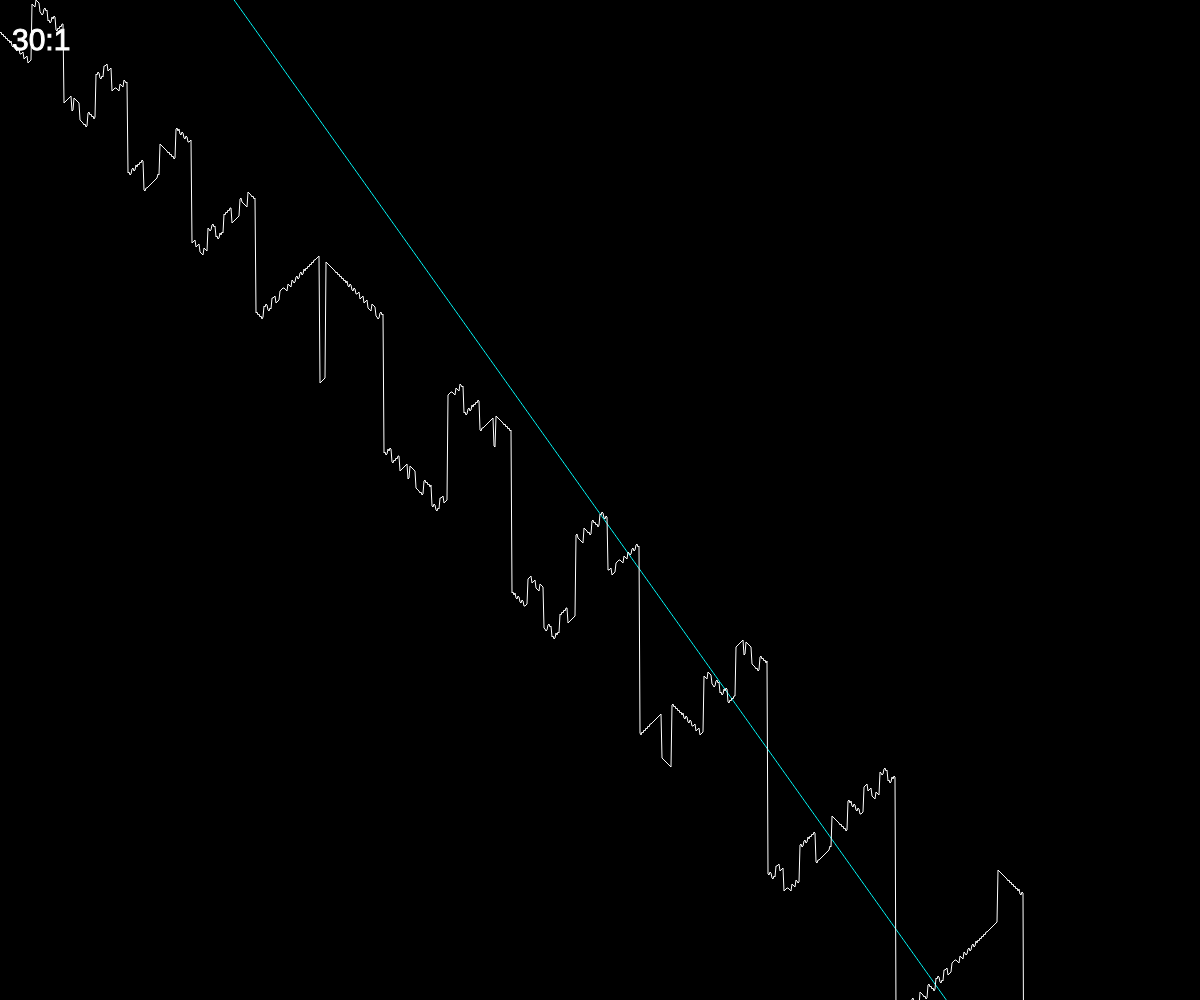
Frame 1 (no input)
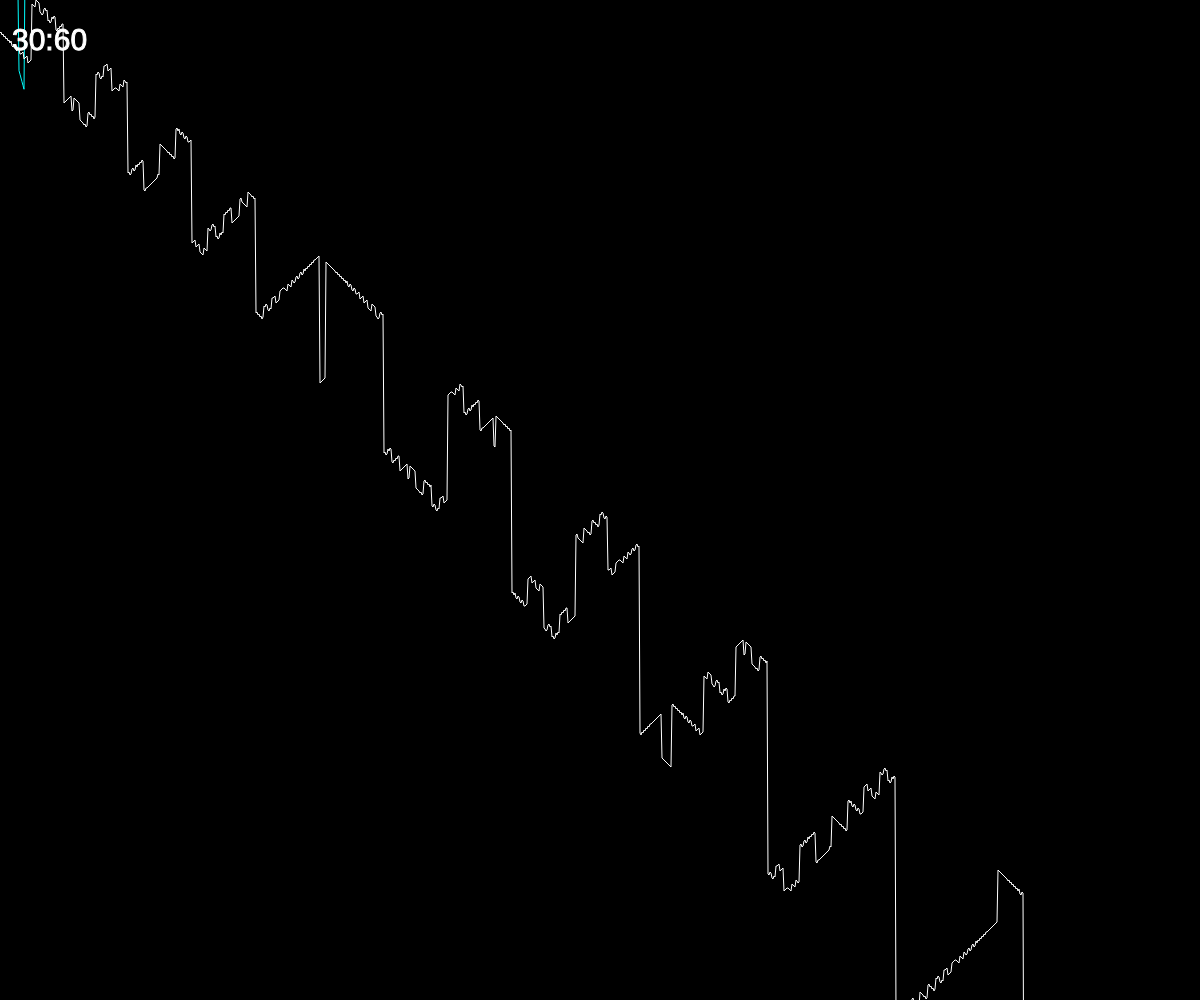
Frame 60 (no input)
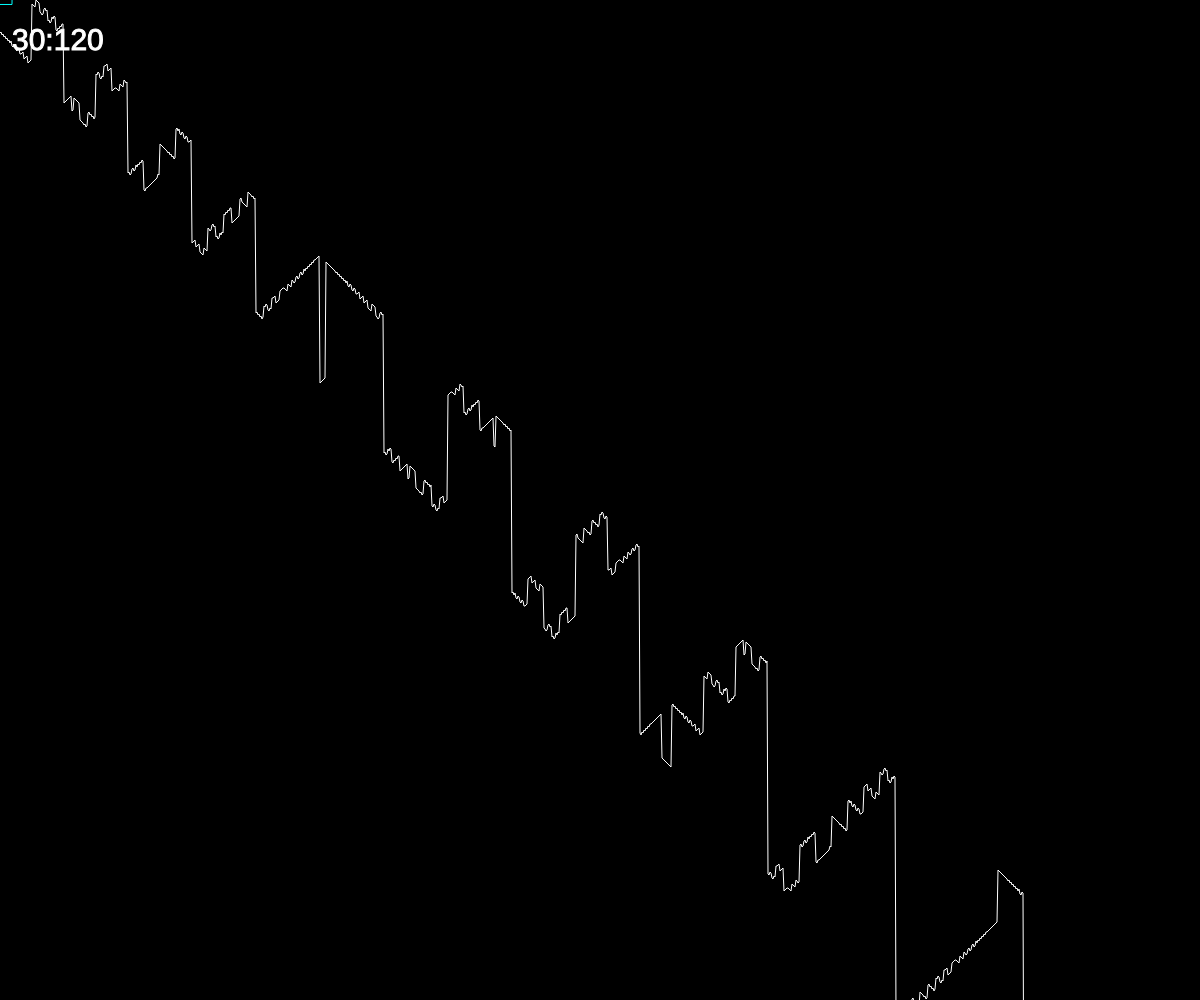
Frame 120 (the mouse pressed at the canvas centre since frame 60)

The p5.js sketch that drew these frames (run headless with seeded random() and noise() and a simulated clock; from frame 60 on, the mouse is pressed at the canvas centre):

// p5.js sketch
// ── sketch.js
let nn;
let answer;

function setup() {
    createCanvas(windowWidth, windowHeight);
    frameRate(30);

    nn = new NeuralNetwork(5, 10);
    answer = new Array(width);
    calculateAnswer();
}

function draw() {
    background(0);

    nn.think();
    nn.draw();

    nn.mutateWeights();
    nn.mutateBiases();
    nn.mutateThreshold();

    drawAnswer();
    showFPS();
}

function keyPressed() {
    if (keyCode === DOWN_ARROW) {
        console.table(nn.w)
    }
}

function showFPS() {
    stroke(255);
    strokeWeight(1);
    fill(255);
    textSize(30);
    text(Math.round(frameRate()) + ":" + frameCount, width / 100, height / 20);
}

function calculateAnswer() {
    for (let x = 0; x < width; x++) {
        answer[x] = x ^ 3 + 4 * x / 42 + 30;
    }
}

function drawAnswer() {
    noFill();
    stroke(255);
    beginShape();
    for (let x = 0; x < width; x++) {
        vertex(x, answer[x]);
    }
    endShape();
}
// ── NeuralNetwork.js
let intervalo = 2;
let mutationRate = 0.05;

class NeuralNetwork {
    // 5, 4
    constructor(layersQuantity, networkHeight) {
        // 5
        this.w = new Array(layersQuantity);
        this.b = new Array(layersQuantity);
        // 1
        this.w[1] = new Array(networkHeight);
        this.b[1] = new Array(networkHeight);
        // 2, 3
        for (let i = 2; i < layersQuantity - 1; i++) {
            this.w[i] = new Array(networkHeight);
            for (let j = 0; j < networkHeight; j++) {
                this.w[i][j] = new Array(networkHeight);
            }
        }
        for (let i = 2; i < layersQuantity - 1; i++) {
            this.b[i] = new Array(networkHeight);
            for (let j = 0; j < networkHeight; j++) {
                this.b[i][j] = new Array(networkHeight);
            }
        }
        // 4
        this.w[layersQuantity - 1] = new Array(networkHeight);
        this.b[layersQuantity - 1] = new Array(networkHeight);

        this.layersQuantity = layersQuantity;
        this.networkHeight = networkHeight;
        this.initWeights();
        this.initBiases();
        this.threshold = random(intervalo * 100);

        this.answers = new Array(width);
    }

    initWeights() {
        // 1
        for (let i = 0; i < this.networkHeight; i++) {
            this.w[1][i] = random(-intervalo, intervalo);
            // this.w[1][i] = Math.round(random(-intervalo, intervalo));
        }

        // 2, 3
        for (let i = 2; i < this.layersQuantity - 1; i++) {
            for (let j = 0; j < this.w[i].length; j++) {
                for (let k = 0; k < this.networkHeight; k++) {
                    this.w[i][j][k] = random(-intervalo, intervalo);
                    // this.w[i][j][k] = Math.round(random(-intervalo, intervalo));
                }
            }
        }

        // 4
        for (let i = 0; i < this.networkHeight; i++) {
            this.w[this.layersQuantity - 1][i] = random(-intervalo, intervalo);
            // this.w[this.layersQuantity - 1][i] = Math.round(random(-intervalo, intervalo));
        }
    }

    initBiases() {
        // 1
        for (let i = 0; i < this.networkHeight; i++) {
            this.b[1][i] = random(-intervalo * 10, intervalo * 10);
            // this.b[1][i] = Math.round(random(-intervalo, intervalo));
        }

        // 2, 3
        for (let i = 2; i < this.layersQuantity - 1; i++) {
            for (let j = 0; j < this.b[i].length; j++) {
                for (let k = 0; k < this.networkHeight; k++) {
                    this.b[i][j][k] = random(-intervalo * 10, intervalo * 10);
                    // this.b[i][j][k] = Math.round(random(-intervalo, intervalo));
                }
            }
        }

        // 4
        for (let i = 0; i < this.networkHeight; i++) {
            this.b[this.layersQuantity - 1][i] = random(-intervalo * 10, intervalo * 10);
            // this.b[this.layersQuantity - 1][i] = Math.round(random(-intervalo, intervalo));
        }
    }

    feedForward(x) {
        let layer1results = new Array(this.networkHeight);
        // 1
        for (let i = 0; i < this.networkHeight; i++) {
            layer1results[i] = x * this.w[1][i] + this.b[1][i];
        }
        // 2, 3
        let oldLayerResults = new Array(this.networkHeight);
        for (let k = 2; k < this.layersQuantity - 1; k++) {
            if (k == 2) {
                oldLayerResults = layer1results;
            }

            let newLayerResults = new Array(this.networkHeight);
            for (let i = 0; i < this.networkHeight; i++) {
                newLayerResults[i] = 0;
            }


            for (let i = 0; i < this.networkHeight; i++) {
                for (let j = 0; j < this.networkHeight; j++) {
                    // console.log(newLayerResults[i] + " += " + this.w[k][i][j] + " * " + layer1results[j] + " = " + this.w[k][i][j] * layer1results[j]);
                    newLayerResults[i] += this.w[k][i][j] * layer1results[j] + this.b[k][i][j];
                }
                if (newLayerResults[i] < this.threshold) {
                    newLayerResults[i] = 0;
                }
            }
            oldLayerResults = newLayerResults;
        }

        // let layer2results = new Array(this.networkHeight);
        // for (let i = 0; i < this.networkHeight; i++) {
        //     layer2results[i] = 0;
        // }
        // for (let i = 0; i < this.networkHeight; i++) {
        //     for (let j = 0; j < this.networkHeight; j++) {
        //         layer2results[i] += this.w[2][i][j] * layer1results[j];
        //     }
        // }

        // 4
        let y = 0;
        for (let i = 0; i < this.networkHeight; i++) {
            y += this.w[this.layersQuantity - 1][i] * oldLayerResults[i] + this.b[this.layersQuantity - 1][i];
        }

        return y;
    }

    think() {
        for (let x = 0; x < width; x++) {
            this.answers[x] = this.feedForward(x);
        }
    }

    draw() {
        noFill();
        stroke(0, 255, 255);
        beginShape();
        for (let x = 0; x < width; x++) {
            vertex(x, this.answers[x]);
        }
        endShape();
    }

    mutateWeights() {
        // 1
        for (let i = 0; i < this.networkHeight; i++) {
            if (Math.random() < mutationRate) {
                this.w[1][i] = random(-intervalo, intervalo);
            }
        }

        // 2, 3
        for (let i = 2; i < this.layersQuantity - 1; i++) {
            for (let j = 0; j < this.w[i].length; j++) {
                for (let k = 0; k < this.networkHeight; k++) {
                    if (Math.random() < mutationRate) {
                        this.w[i][j][k] = random(-intervalo, intervalo);
                    }
                }
            }
        }

        // 4
        for (let i = 0; i < this.networkHeight; i++) {
            if (Math.random() < mutationRate) {
                this.w[this.layersQuantity - 1][i] = random(-intervalo, intervalo);
            }
        }
    }

    mutateBiases() {
        // 1
        for (let i = 0; i < this.networkHeight; i++) {
            if (Math.random() < mutationRate) {
                this.b[1][i] = random(-intervalo, intervalo);
            }
        }

        // 2, 3
        for (let i = 2; i < this.layersQuantity - 1; i++) {
            for (let j = 0; j < this.b[i].length; j++) {
                for (let k = 0; k < this.networkHeight; k++) {
                    if (Math.random() < mutationRate) {
                        this.b[i][j][k] = random(-intervalo, intervalo);
                    }
                }
            }
        }

        // 4
        for (let i = 0; i < this.networkHeight; i++) {
            if (Math.random() < mutationRate) {
                this.b[this.layersQuantity - 1][i] = random(-intervalo, intervalo);
            }
        }
    }
    mutateThreshold() {
        this.threshold = random(intervalo * 100);
    }
}





















// class NeuralNetwork {
//     // 5, 4
//     constructor(layersQuantity, networkHeight) {
//         // 5
//         this.w = new Array(layersQuantity);
//         // 1
//         this.w[1] = new Array(networkHeight);
//         // 2, 3
//         for (let i = 2; i < layersQuantity - 1; i++) {
//             this.w[i] = new Array(networkHeight);
//         }
//         // 4
//         this.w[layersQuantity - 1] = new Array(networkHeight);

//         this.layersQuantity = layersQuantity;
//         this.networkHeight = networkHeight;
//         this.initWeights();
//     }

//     initWeights() {
//         // 1
//         for (let i = 0; i < this.networkHeight; i++) {
//             this.w[1][i] = random(-0.5, 0.5);
//         }

//         // 2, 3
//         for (let i = 2; i < this.layersQuantity - 1; i++) {
//             // this.w[i] = new Array(networkHeight);
//             for (let j = 0; j < this.w[i].length; j++) {
//                 this.w[i][j] = random(-0.5, 0.5);
//             }
//         }

//         // 4
//         for (let i = 0; i < this.networkHeight; i++) {
//             this.w[this.layersQuantity - 1][i] = random(-0.5, 0.5);
//         }
//     }
// }
